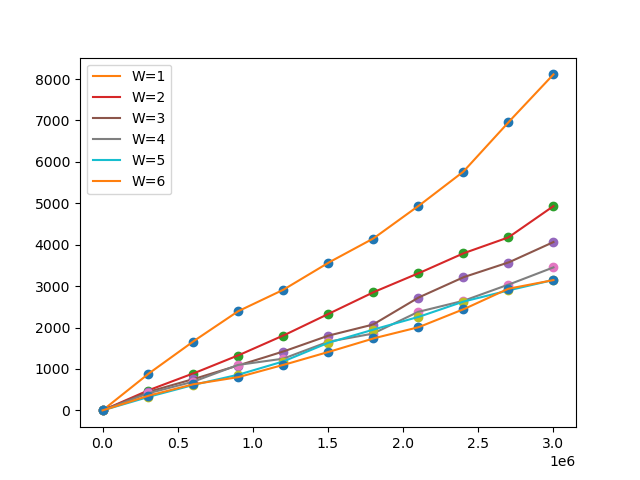

Here is the Python script that generated this plot:
import json
import glob
import os
import argparse
import matplotlib.pyplot as plt
from numpy import linspace
from math import sqrt
from scipy.interpolate import interp1d

# ---------------- ARGUMENT PARSER ----------------
parser = argparse.ArgumentParser(description="Analyze test results from a folder")
parser.add_argument(
    "--dir",
    type=str,
    default=".",
    help="Directory containing JSON result files (default: current directory)"
)
args = parser.parse_args()

DATA_DIR = args.dir

# ---------------- HELPERS ----------------
def get_data(file_name):
    with open(file_name, "r", encoding="utf-8") as fh:
        return json.load(fh)

def mean_value(values):
    return sum(values) / len(values)

def std_dev(values, mean):
    return sqrt(sum((val - mean) ** 2 for val in values) / len(values))

# Ignore metadata files
IGNORED_FILES = {"env.json", "stop.json", "env_merge.json", "stop_merge.json"}

# ---------------- LOAD FILES ----------------
pattern = os.path.join(DATA_DIR, "*.json")

f_names = [
    name for name in glob.glob(pattern)
    if os.path.basename(name) not in IGNORED_FILES
]

if not f_names:
    print(f"No JSON files found in {DATA_DIR}")
    exit(1)

# ---------------- SORT TESTS ----------------
tests = sorted(
    [get_data(name) for name in f_names],
    key=lambda d: d["environment"]["NUMBER_OF_WORKER_PODS"]
)

# ---------------- PROCESS DATA ----------------
var_blocks = [
    {
        "K": d["environment"]["NUMBER_OF_WORKER_PODS"],
        "ins": [
            {
                "length": float(key),
                "mean": mean_value([dic["duration"] for dic in d["result"][key]]),
                "std_dev": std_dev(
                    [dic["duration"] for dic in d["result"][key]],
                    mean_value([dic["duration"] for dic in d["result"][key]])
                ),
            }
            for key in list(d["result"])
            if key != "redeployment"
        ],
    }
    for d in tests
]

def get_list(ins, key):
    return [entry[key] for entry in ins]

# ---------------- PLOTTING ----------------
for met in var_blocks:
    x = [0] + get_list(met["ins"], "length")
    y = [0] + get_list(met["ins"], "mean")

    f = interp1d(x, y, kind="linear")

    ax = linspace(0, max(x), 600)
    fy = f(ax)

    plt.plot(x, y, "o")
    plt.plot(ax, fy, "-", label="W=" + str(met["K"]))
    plt.legend(loc="upper left")

# Save inside the same directory
output_path = os.path.join(DATA_DIR, "set1.png")

plt.savefig(output_path)
plt.show()

print("Last curve length:", len(y))
plt.close()
